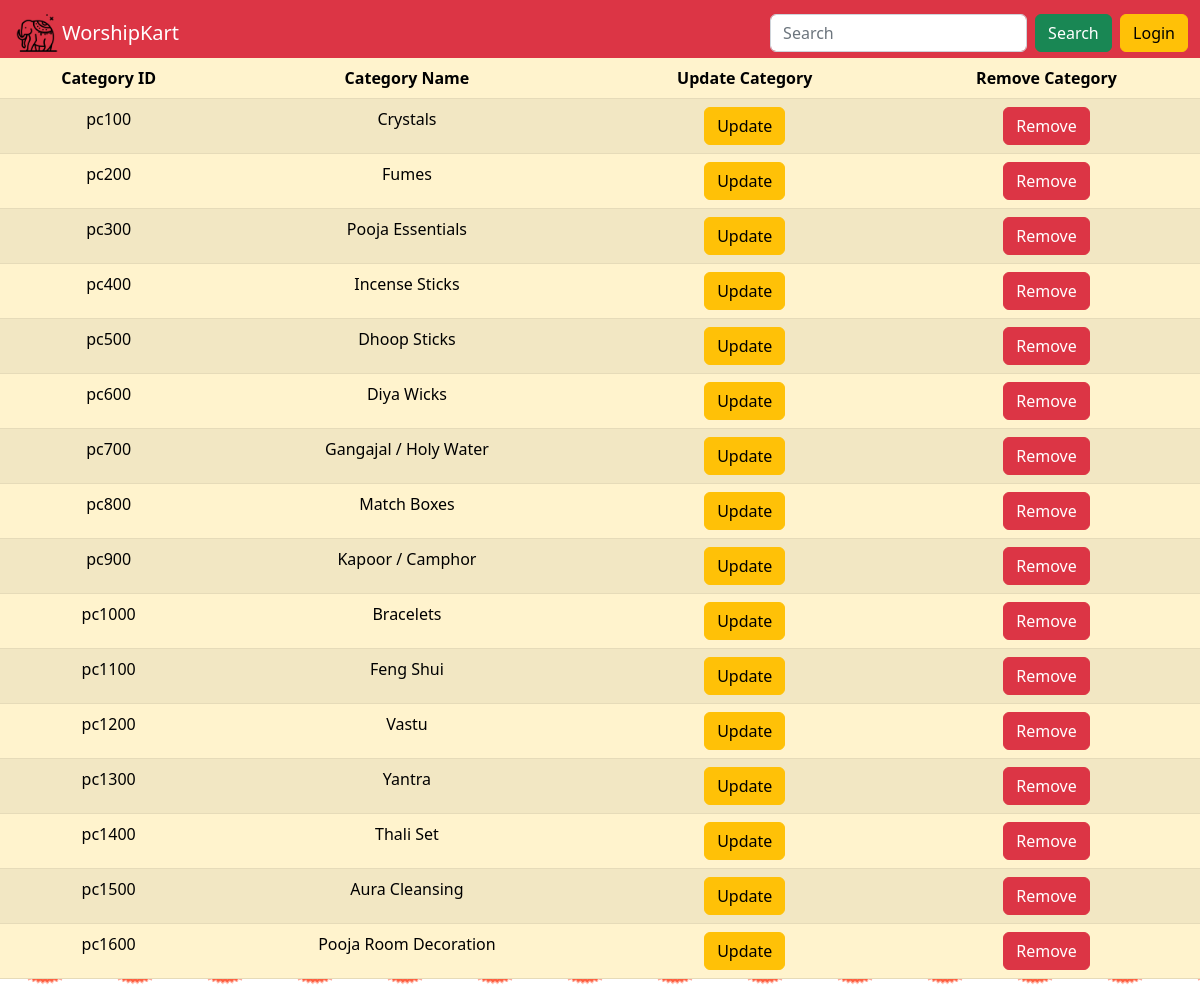
Screenshot of /showpc with the database file from the repository.
### worshipKart/models.py (models this page shows, shortened)
class productCategory(models.Model):
    productCategoryId = models.CharField(max_length=30, primary_key=True)
    productCategoryName = models.CharField(max_length=100)
    categoryImages = models.ImageField(
        upload_to='images', blank=True, null=True)

### worshipKart/views.py (the view)
# urls.py: path('showpc', views.showProductCategories, name='showpc'),
def showProductCategories(request):
    myData = models.productCategory.objects.all()
    return render(request, 'showproductcategory.html', {'myData': myData})

### Templates/showproductcategory.html (shortened to what this page needs)
{% extends 'base.html' %}
{% block body %}
<table class="table table-striped table-hover table-info table-warning text-center">
  <thead>
    <tr>
      <th>Category ID</th>
      <th>Category Name</th>
      <th>Update Category</th>
      <th>Remove Category</th>
    </tr>
  </thead>
  <tbody>
    {% for md in myData %}
    <tr>
      <td>{{md.productCategoryId}}</td>
      <td>{{md.productCategoryName}}</td>
      <td>
        <a href="{% url 'updatepc' id=md.productCategoryId %}"
          ><button class="btn btn-warning">Update</button></a
        >
      </td>
      <td>
        <a href="{% url 'delpc' id=md.productCategoryId %}"><button class="btn btn-danger">Remove</button></a>
      </td>
    </tr>
    {% endfor %}
  </tbody>
</table>
{% endblock body %}

### Templates/base.html (style rules this page uses)
body { background-image: url(../static/om.jpg); background-size:90px; }

### rows the page displays
productCategory: productCategoryId "pc100", productCategoryName "Crystals"
productCategory: productCategoryId "pc200", productCategoryName "Fumes"
productCategory: productCategoryId "pc300", productCategoryName "Pooja Essentials"
productCategory: productCategoryId "pc400", productCategoryName "Incense Sticks"
productCategory: productCategoryId "pc500", productCategoryName "Dhoop Sticks"
productCategory: productCategoryId "pc600", productCategoryName "Diya Wicks"
productCategory: productCategoryId "pc700", productCategoryName "Gangajal / Holy Water"
productCategory: productCategoryId "pc800", productCategoryName "Match Boxes"
productCategory: productCategoryId "pc900", productCategoryName "Kapoor / Camphor"
productCategory: productCategoryId "pc1000", productCategoryName "Bracelets"
productCategory: productCategoryId "pc1100", productCategoryName "Feng Shui"
productCategory: productCategoryId "pc1200", productCategoryName "Vastu"
productCategory: productCategoryId "pc1300", productCategoryName "Yantra"
productCategory: productCategoryId "pc1400", productCategoryName "Thali Set"
productCategory: productCategoryId "pc1500", productCategoryName "Aura Cleansing"
productCategory: productCategoryId "pc1600", productCategoryName "Pooja Room Decoration"
